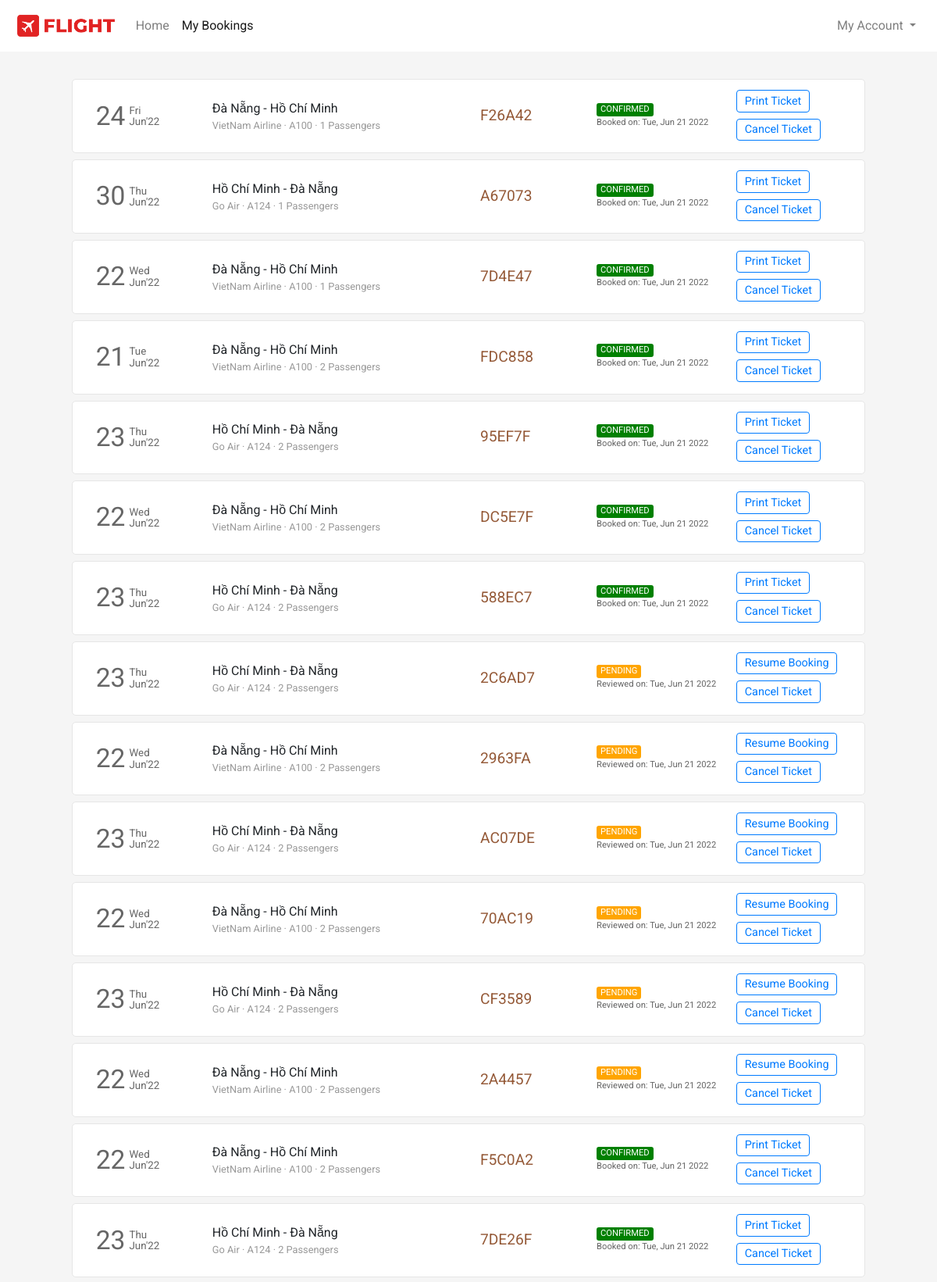
The app's page /flight/bookings (signed in, upper part) with its own data.
### flight/models.py (models this page shows, shortened)
class Ticket(models.Model):
    user = models.ForeignKey(User,on_delete=models.CASCADE,related_name="bookings", blank=True, null=True)
    ref_no = models.CharField(max_length=6, unique=True)
    passengers = models.ManyToManyField(Passenger, related_name="flight_tickets")
    flight = models.ForeignKey(Flight, on_delete=models.CASCADE, related_name="tickets", blank=True, null=True)
    flight_ddate = models.DateField(blank=True, null=True)
    flight_adate = models.DateField(blank=True, null=True)
    flight_fare = models.FloatField(blank=True,null=True)
    other_charges = models.FloatField(blank=True,null=True)
    coupon_used = models.CharField(max_length=15,blank=True)
    coupon_discount = models.FloatField(default=0.0)
    total_fare = models.FloatField(blank=True, null=True)
    seat_class = models.CharField(max_length=20, choices=SEAT_CLASS)
    booking_date = models.DateTimeField(default=datetime.now)
    mobile = models.CharField(max_length=20,blank=True)
    email = models.EmailField(max_length=45, blank=True)
    status = models.CharField(max_length=45, choices=TICKET_STATUS)

class Flight(models.Model):
    origin = models.ForeignKey(Place, on_delete=models.CASCADE, related_name="departures")
    destination = models.ForeignKey(Place, on_delete=models.CASCADE, related_name="arrivals")
    depart_time = models.TimeField(auto_now=False, auto_now_add=False)
    depart_day = models.ManyToManyField(Week, related_name="flights_of_the_day")
    duration = models.DurationField(null=True)
    arrival_time = models.TimeField(auto_now=False, auto_now_add=False)
    plane = models.CharField(max_length=24)
    airline = models.CharField(max_length=64)
    economy_fare = models.FloatField(null=True)
    business_fare = models.FloatField(null=True)
    first_fare = models.FloatField(null=True)

class Place(models.Model):
    city = models.CharField(max_length=64)
    airport = models.CharField(max_length=64)
    code = models.CharField(max_length=3)
    country = models.CharField(max_length=64)

### flight/views.py (the view)
# urls.py: path('flight/bookings', views.bookings, name="bookings"),
def bookings(request):
    if request.user.is_authenticated:
        tickets = Ticket.objects.filter(user=request.user).order_by('-booking_date')
        return render(request, 'flight/bookings.html', {
            'page': 'bookings',
            'tickets': tickets
        })
    else:
        return HttpResponseRedirect(reverse('login'))

### flight/templates/flight/bookings.html (shortened to what this page needs)
{% extends 'flight/layout.html' %}
{% load static %}
{% block head %}
    <link rel="stylesheet" href="{% static 'css/bookings_style.css' %}">
{% endblock head %}
{% block body %}
    <section class="section section1">
        <div class="container">
            {% for ticket in tickets %}
                <div class="row each-booking-div" id="{{ticket.ref_no}}">
                    <div class="col-2" style="display: flex;">
                        <div style="display: flex; color: #666666; margin-top: auto;">
                            <div>
                                <span style="font-size: 2.1em;">{{ticket.flight_ddate | date:"d"}}</span>
                            </div>
                            <div style="font-size: smaller; display: flex; margin: auto 0; padding-left: 5px; line-height: 1em;">
                                <div style="margin: auto;">
                                    <div style="margin-bottom: 1px;">{{ticket.flight_ddate | date:"D"}}</div>
                                    <div style="margin-top: 1px;">{{ticket.flight_ddate | date:"M'y"}}</div>
                                </div>
                            </div>
                        </div>
                    </div>
                    <div class="col-4 middle-div">
                        <div style="width:100%">
                            <div class="row places-div" style=" display: flex;">
                                <div style="max-width: 45%;">{{ticket.flight.origin.city}}</div>
                                <div>&nbsp;-&nbsp;</div>
                                <div style="max-width: 45%;">{{ticket.flight.destination.city}}</div>
                            </div>
                            <div class="row places-div" style="font-size: .8em; color: #999999; ">
                                <div style="max-width: 100%;">{{ticket.flight.airline}} &middot; {{ticket.flight.plane}} &middot; {{ticket.passengers.count}} Passengers</div>
                            </div>
                        </div>
                    </div>
                    <div class="col-2 middle-div">
                        <div style="font-size: 1.2em; color: #945937;">{{ticket.ref_no}}</div>
                    </div>
                    <div class="col-2 middle-div">
                        <div>
                            <div class="row status-div">
                                {% if ticket.status == 'CONFIRMED' %}
                                    <div class="green">{{ticket.status}}</div>
                                {% endif %}
                                {% if ticket.status == 'PENDING' %}
                                    <div class="orange">{{ticket.status}}</div>
                                {% endif %}
                            </div>
                            <div class="row booking-date-div" style="font-size: .7em; color: #666;">
                                {% if ticket.status == 'CONFIRMED' %}
                                    Booked on: {{ticket.booking_date | date:"D, M d Y"}}
                                {% endif %}
                                {% if ticket.status == 'PENDING' %}
                                    Reviewed on: {{ticket.booking_date | date:"D, M d Y"}}
                                {% endif %}
                            </div>
                        </div>
                    </div>
                    <div class="col-2 last-div">
                        <div>
                            <div class="ticket-action-div">
                                {% if ticket.status == 'CONFIRMED' %}
                                    <form action="" method="get" target="_blank">
                                        <button type="submit" class="btn btn-outline-primary btnp">Print Ticket</button>
                                    </form>
                                    <button class="btn btn-outline-primary btnp"  data-ref="{{ticket.ref_no}}" onclick="popup(this)">Cancel Ticket</button>
                                {% endif %}
                                {% if ticket.status == 'PENDING' %}
                                    <form action="{% url 'resumebooking' %}" method="POST">
                                        <button type="submit" class="btn btn-outline-primary btnp">Resume Booking</button>
                                    </form>
                                    <button type="button" class="btn btn-outline-primary btnp" data-ref="{{ticket.ref_no}}" onclick="popup(this)">Cancel Ticket</button>
                                {% endif %}
                            </div>
                        </div>
                    </div>
                </div>
            {% endfor %}
        </div>
    </section>
{% endblock %}

### flight/templates/flight/layout.html (shortened to what this page needs)
{% load static %}
<!DOCTYPE html>
<html lang="en">
<head>
  <link rel="stylesheet" href="https://stackpath.bootstrapcdn.com/bootstrap/4.4.1/css/bootstrap.min.css">
  <link rel="stylesheet" href="https://use.typekit.net/cav5lva.css">
  <link rel="stylesheet" href="{% static 'css/layout_style.css' %}">
  {% block head %}
  {% endblock %}
</head>
<body>
  <div class="container-fluid">
    <nav class="navbar navbar-expand-lg navbar-light">
      <a class="navbar-brand" href="{% url 'index' %}">
          <img src="{% static 'img/icon_logo.png' %}" height="34" alt="">
      </a>
      <div class="collapse navbar-collapse" id="navbarSupportedContent">
        <ul class="navbar-nav mr-auto">
          <li class="nav-item {% if not page %}active{% endif %}">
            <a class="nav-link" href="{% url 'index' %}">Home</a>
          </li>
          <li class="nav-item {% if page == 'bookings' %}active{% endif %}">
            <a class="nav-link" href="{% url 'bookings' %}">My Bookings</a>
          </li>
        </ul>
        <ul class="navbar-nav">
          {% if not user.is_authenticated %}
            <li class="nav-item">
              <button class="btn btn-outline-danger" style="border-radius: 25rem;" onclick="window.location.href = '/login';">
                <svg width="1.1em" height="1.1em" viewBox="0 1.5 16 16" class="bi bi-person-fill" fill="currentColor" xmlns="http://www.w3.org/2000/svg">
                  <path fill-rule="evenodd" d="M3 14s-1 0-1-1 1-4 6-4 6 3 6 4-1 1-1 1H3zm5-6a3 3 0 1 0 0-6 3 3 0 0 0 0 6z"/>
                </svg>
                Login
              </button>
            </li>
          {% else %}
            <li class="nav-item dropdown my-account">
              <a class="nav-link dropdown-toggle" href="#" id="navbarDropdown" role="button" data-toggle="dropdown" aria-haspopup="true" aria-expanded="false">
                My Account
              </a>
            </li>
          {% endif %}
        </ul>
      </div>
    </nav>
    <main>
      {% block body %}{% endblock %}
    </main>
  </div>
</body>
</html>

### flight/static/css/layout_style.css (style rules this page uses)
body { margin: 0px; padding: 0px; font-family: "Rubik", sans-serif; font-weight: normal; font-style: normal; min-width: 250px; }
.container-fluid { padding-left: 0px; padding-right: 0px; }
.navbar { padding: .7rem 1.2rem; background-color: #fff; transition-duration: .2s; }
.section { background-size: cover; background-position: center; background-repeat: no-repeat; padding: 30px 50px; min-height: 100vh; }

### flight/static/css/bookings_style.css (style rules this page uses)
* { font-family: 'Roboto', sans-serif; }
body { background-color: #f5f5f5; word-wrap: break-word; }
.container { cursor: pointer; }
.each-booking-div { width: 95%; margin: 5px auto 8px auto; transition-duration: .4s; padding: 10px 15px; background-color: #fff; border: 1px solid #e6e6e6; border-radius: 5px; }
.btnp { padding: .15rem .6rem; font-size: .9em; margin-top: 3px; margin-bottom: 5px; }
.each-booking-div > div { display: flex; overflow: auto; }
.each-booking-div > div > div { margin-top: auto; margin-bottom: auto; }
.green, .red, .orange { border-radius: 3px; color: white; padding-left: 5px; padding-right: 5px; font-size: .7em; }
.green { background-color: green; }
.orange { background-color: orange; }

### records on screen
Ticket: flight_ddate "24", flight_ddate "Fri", flight_ddate "Jun'22", flight.origin.city "Đà Nẵng", flight.destination.city "Hồ Chí Minh", flight.airline "VietNam Airline", flight.plane "A100", passengers.count "1", ref_no "F26A42", status "CONFIRMED", booking_date "Tue, Jun 21 2022"
Ticket: flight_ddate "30", flight_ddate "Thu", flight_ddate "Jun'22", flight.origin.city "Hồ Chí Minh", flight.destination.city "Đà Nẵng", flight.airline "Go Air", flight.plane "A124", passengers.count "1", ref_no "A67073", status "CONFIRMED", booking_date "Tue, Jun 21 2022"
Ticket: flight_ddate "22", flight_ddate "Wed", flight_ddate "Jun'22", flight.origin.city "Đà Nẵng", flight.destination.city "Hồ Chí Minh", flight.airline "VietNam Airline", flight.plane "A100", passengers.count "1", ref_no "7D4E47", status "CONFIRMED", booking_date "Tue, Jun 21 2022"
Ticket: flight_ddate "21", flight_ddate "Tue", flight_ddate "Jun'22", flight.origin.city "Đà Nẵng", flight.destination.city "Hồ Chí Minh", flight.airline "VietNam Airline", flight.plane "A100", passengers.count "2", ref_no "FDC858", status "CONFIRMED", booking_date "Tue, Jun 21 2022"
Ticket: flight_ddate "23", flight_ddate "Thu", flight_ddate "Jun'22", flight.origin.city "Hồ Chí Minh", flight.destination.city "Đà Nẵng", flight.airline "Go Air", flight.plane "A124", passengers.count "2", ref_no "95EF7F", status "CONFIRMED", booking_date "Tue, Jun 21 2022"
Ticket: flight_ddate "22", flight_ddate "Wed", flight_ddate "Jun'22", flight.origin.city "Đà Nẵng", flight.destination.city "Hồ Chí Minh", flight.airline "VietNam Airline", flight.plane "A100", passengers.count "2", ref_no "DC5E7F", status "CONFIRMED", booking_date "Tue, Jun 21 2022"
Ticket: flight_ddate "23", flight_ddate "Thu", flight_ddate "Jun'22", flight.origin.city "Hồ Chí Minh", flight.destination.city "Đà Nẵng", flight.airline "Go Air", flight.plane "A124", passengers.count "2", ref_no "588EC7", status "CONFIRMED", booking_date "Tue, Jun 21 2022"
Ticket: flight_ddate "23", flight_ddate "Thu", flight_ddate "Jun'22", flight.origin.city "Hồ Chí Minh", flight.destination.city "Đà Nẵng", flight.airline "Go Air", flight.plane "A124", passengers.count "2", ref_no "2C6AD7", status "PENDING", booking_date "Tue, Jun 21 2022"
Ticket: flight_ddate "22", flight_ddate "Wed", flight_ddate "Jun'22", flight.origin.city "Đà Nẵng", flight.destination.city "Hồ Chí Minh", flight.airline "VietNam Airline", flight.plane "A100", passengers.count "2", ref_no "2963FA", status "PENDING", booking_date "Tue, Jun 21 2022"
Ticket: flight_ddate "23", flight_ddate "Thu", flight_ddate "Jun'22", flight.origin.city "Hồ Chí Minh", flight.destination.city "Đà Nẵng", flight.airline "Go Air", flight.plane "A124", passengers.count "2", ref_no "AC07DE", status "PENDING", booking_date "Tue, Jun 21 2022"
Ticket: flight_ddate "22", flight_ddate "Wed", flight_ddate "Jun'22", flight.origin.city "Đà Nẵng", flight.destination.city "Hồ Chí Minh", flight.airline "VietNam Airline", flight.plane "A100", passengers.count "2", ref_no "70AC19", status "PENDING", booking_date "Tue, Jun 21 2022"
Ticket: flight_ddate "23", flight_ddate "Thu", flight_ddate "Jun'22", flight.origin.city "Hồ Chí Minh", flight.destination.city "Đà Nẵng", flight.airline "Go Air", flight.plane "A124", passengers.count "2", ref_no "CF3589", status "PENDING", booking_date "Tue, Jun 21 2022"
Ticket: flight_ddate "22", flight_ddate "Wed", flight_ddate "Jun'22", flight.origin.city "Đà Nẵng", flight.destination.city "Hồ Chí Minh", flight.airline "VietNam Airline", flight.plane "A100", passengers.count "2", ref_no "2A4457", status "PENDING", booking_date "Tue, Jun 21 2022"
Ticket: flight_ddate "22", flight_ddate "Wed", flight_ddate "Jun'22", flight.origin.city "Đà Nẵng", flight.destination.city "Hồ Chí Minh", flight.airline "VietNam Airline", flight.plane "A100", passengers.count "2", ref_no "F5C0A2", status "CONFIRMED", booking_date "Tue, Jun 21 2022"
Ticket: flight_ddate "23", flight_ddate "Thu", flight_ddate "Jun'22", flight.origin.city "Hồ Chí Minh", flight.destination.city "Đà Nẵng", flight.airline "Go Air", flight.plane "A124", passengers.count "2", ref_no "7DE26F", status "CONFIRMED", booking_date "Tue, Jun 21 2022"
